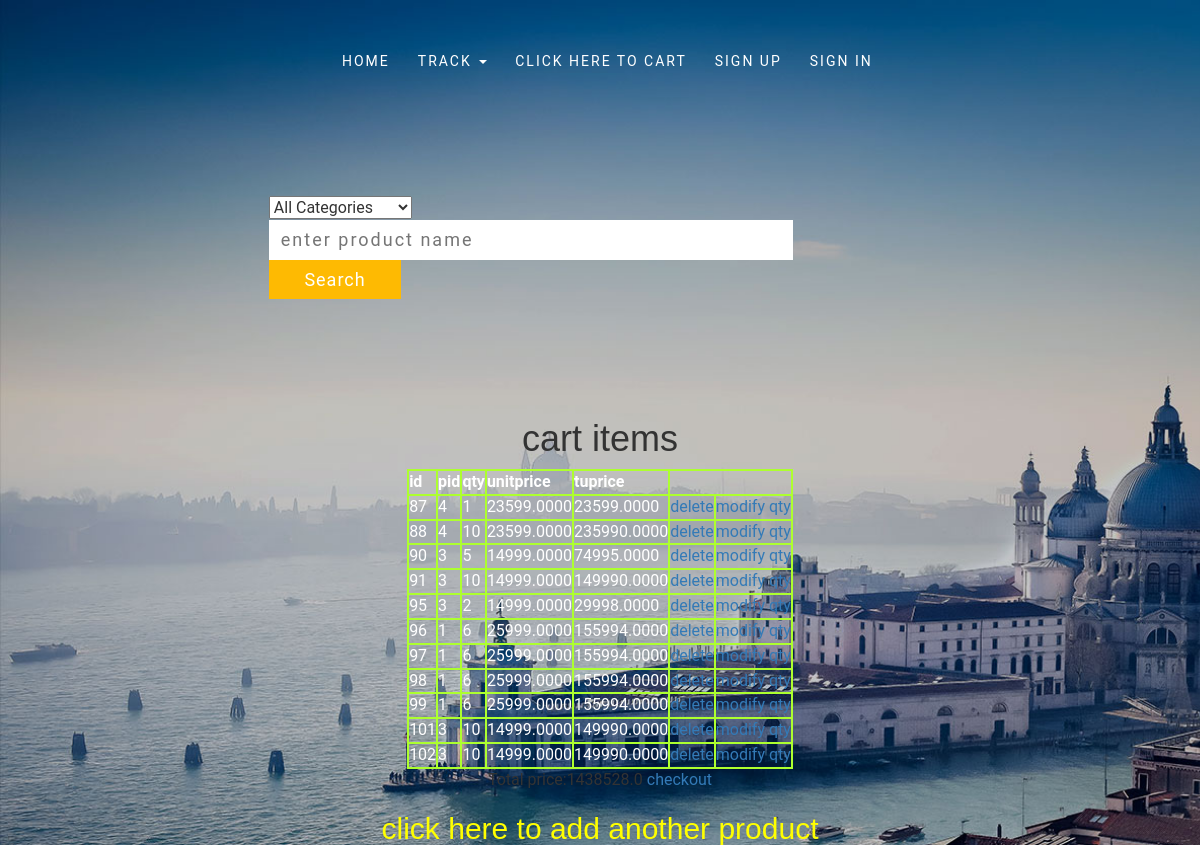
The page /cartapp/cart (signed in) on the database its author committed.
### productapp/models.py (models this page shows)
class Cart(models.Model):
        username = models.CharField(max_length=20)
        pid = models.IntegerField()
        units = models.IntegerField()
        unitprice = models.DecimalField(max_digits=10, decimal_places=4)
        tuprice = models.DecimalField(max_digits=10, decimal_places=4)

### cartapp/views.py (the view)
@login_required
def cart(request):
    return render(request, 'cart.html', display(request))

### cartapp/views.py (called while the page is built)
def display(request):
    user = User.objects.get(id=request.session.get("_auth_user_id"))
    un = str(user.username)
    ct = Cart.objects.filter(username=un)
    tp = 0.0
    ctid = 0
    for p in ct:
        tp = tp + float(p.tuprice)
    ctid = p.id
    dic = {"k": ct, "tp": tp, 'ctid': ctid}
    return dic

### templates/cart.html (shortened to what this page needs)
{% load staticfiles %}
<!DOCTYPE html>
<html lang="en">
<head>
	<link href="{% static 'css/bootstrap.css' %} " rel="stylesheet" type="text/css" media="all" />
	<link rel="stylesheet" type="text/css" href="{% static 'css/jquery-ui.css' %}">
	<link rel="stylesheet" href="{% static 'css/style.css' %}" type="text/css" media="all" />
    <link rel="stylesheet" href="{% static 'css/index.css' %}" type="text/css" media="all" />
	<link href="{% static 'css/font-awesome.css' %}" rel="stylesheet">
    <link rel="stylesheet" href="{% static 'https://cdnjs.cloudflare.com/ajax/libs/font-awesome/4.7.0/css/font-awesome.min.css' %}">
	<link rel="stylesheet" href="{% static 'css/owl.carousel.css' %}" type="text/css" media="all">
</head>
<body>
	<div class="header">
		<div class="main_header">
			<div class="header_nav">
				<nav class="navbar navbar-default">
                    <div class="collapse navbar-collapse navbar-right" id="navbart">
						<nav class="nav_starts">
							<ul class="nav navbar-nav">
								<li><a href="http://127.0.0.1:8000/home/">Home</a></li>
								<li class="dropdown">
									<a href="#" class="dropdown-toggle" data-toggle="dropdown">TRACK <b class="caret"></b></a>
								</li>
								<li class="dropdown">
									   <li><a href="http://localhost:8000/cartapp/cart">click here to cart</a></li>
                                </li>
								<li><a href="http://localhost:8000/home/authapp/signup">Sign Up</a></li>
                                <li><a href="http://localhost:8000/home/authapp/login">Sign In</a></li>
							</ul>
						</nav>
				    </div>
				<form action="/productapp/search">
            <select
                    title="Search in"
                    name="pcat"
                >
    <div class="nav-left">
      <div id="nav-search-dropdown-card">
        <option selected="selected" value="search-alias=aps">All Categories</option>
      </div>
    </div>
</select>
                    <input type="text" name="pname" placeholder="enter product name"><br>
            <input type="submit" value="Search">
                </form>
<center><h1>cart items</h1>
<table border="1">
<tr ><th>id</th>
    <th>pid</th>
  <th>qty</th>
  <th>unitprice</th>
  <th>tuprice</th>
</tr>
{% for ct in k %}
<tr>
<td>{{ ct.id }}</td>
  <td>{{ ct.pid }}</td>
  <td>{{ ct.units}}</td>
  <td>{{ ct.unitprice }}</td>
  <td>{{ ct.tuprice }}</td>
   <td><a href="http://localhost:8000/cartapp/deletecart?id={{ct.id}}&pid={{ct.pid}}&tot_qty={{ct.units}}">delete</a>
</td>
 <td><a href="http://localhost:8000/cartapp/modifycart?id={{ct.id}}&pid={{ct.pid}}&tot_qty={{ct.units}}">modify qty</a>
</td>
</tr>
{% endfor %}
</table>
Total price:{{tp}}
<a href="">checkout</a><br>
    <a href="http://localhost:8000/cartapp"><h2 style="color: yellow">click here to add another product</h2></a>
</center>
</body>
</html>
 </body>
</html>

### homeapp/static/css/index.css (style rules this page uses)
body a { transition: 0.5s all; -webkit-transition: 0.5s all; -o-transition: 0.5s all; -moz-transition: 0.5s all; -ms-transition: 0.5s all; font-family: 'Roboto', sans-serif; }
html, body { font-size: 100%; font-family: 'Roboto', sans-serif; }
body { background: #FFFFFF; }
h1, h2, h3, h4, h5, h6 { font-family: 'Montserrat', sans-serif; }
ul { margin: 0; padding: 0; }
p, ul, ol { font-size: 14px; letter-spacing: 1px; color: #6e6e6f; line-height: 1.9em; }
.header_nav { position: absolute; z-index: 999; width: 100%; margin: 0 auto; padding: 0em 3em; }
.navbar-default { background: none; border: none; }
.navbar { margin-bottom: 0; }
.navbar-collapse { padding: 0; border-top: none; box-shadow: none; }
.navbar-default .navbar-collapse, .navbar-default .navbar-form { border: none; }
.navbar-right { float: left !important; margin-right: 0; margin-left: 0em; }
.navbar-nav { float: left; margin: 1.7em 0em 0 6em; }
.nav>li>a { font-family: 'Cabin Condensed', sans-serif; }
nav.navbar.navbar-default { margin-top: 1em; }
.nav_starts ul.nav li a { -moz-transition: ease-out 0.3s 0.1s; -o-transition: ease-out 0.3s 0.1s; -webkit-transition: ease-out 0.3s; -webkit-transition-delay: 0.1s; transition: ease-out 0.3s 0.1s; }
.nav_starts ul.nav li a::before { height: 2px; width: 100%; background: #797878; content: ""; position: absolute; left: 0; top: 0; visibility: hidden; -moz-transition: 0.3s; -o-transition: 0.3s; -webkit-transition: 0.3s; transition: 0.3s; }
.nav_starts ul.nav li a::after { height: 2px; width: 100%; content: ""; position: absolute; left: 0; top: 100%; visibility: hidden; -moz-transition: 0.3s; -o-transition: 0.3s; -webkit-transition: 0.3s; transition: 0.3s; }
.navbar-nav>li>a { padding: 0; font-weight: 400; line-height: 3; letter-spacing: 2px; color: #fff; font-family: 'Roboto', sans-serif; text-transform: uppercase; }
.navbar-default .navbar-nav>li>a { color: #fff; }
.navbar-right { float: left; margin-right: 0; margin-left: 0em; }
.navbar-nav { float: left; margin: 1.7em 0em 0 28em; }
.navbar-nav > li { margin-right: 2em; }
.header form { width: 60%; margin: 120px auto; }
.header input[type="text"] { outline: none; padding: 7px 12px; font-size: 18px; color: #999; width: 79.1%; background: #fff; border: none; letter-spacing: 2px; }
.header input[type="submit"] { outline: none; width: 20%; background: #feba02; font-size: 18px; color: #fff; border: none; padding: 7px 12px; letter-spacing: 1px; }
@media (max-width:1280px) { .navbar-nav { margin: 1.7em 0em 0 21em; } }

### templates/cart.html (style rules this page uses)
table, th, td { border: 2px solid greenyellow; color:white; }

### rows shown on the page
Cart: id "87", pid "4", units "1", unitprice "23599.0000", tuprice "23599.0000"
Cart: id "88", pid "4", units "10", unitprice "23599.0000", tuprice "235990.0000"
Cart: id "90", pid "3", units "5", unitprice "14999.0000", tuprice "74995.0000"
Cart: id "91", pid "3", units "10", unitprice "14999.0000", tuprice "149990.0000"
Cart: id "95", pid "3", units "2", unitprice "14999.0000", tuprice "29998.0000"
Cart: id "96", pid "1", units "6", unitprice "25999.0000", tuprice "155994.0000"
Cart: id "97", pid "1", units "6", unitprice "25999.0000", tuprice "155994.0000"
Cart: id "98", pid "1", units "6", unitprice "25999.0000", tuprice "155994.0000"
Cart: id "99", pid "1", units "6", unitprice "25999.0000", tuprice "155994.0000"
Cart: id "101", pid "3", units "10", unitprice "14999.0000", tuprice "149990.0000"
Cart: id "102", pid "3", units "10", unitprice "14999.0000", tuprice "149990.0000"

### other values the page prints
{{ tp }} "1438528.0"
